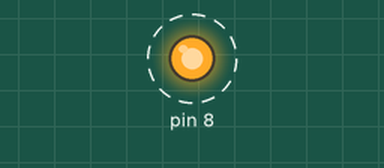
Simulated run of this sketch. Board: Arduino Uno, built with avr-gcc and run on an emulated ATmega328P. On the bench: output pins drawn as LEDs (lit = HIGH). Dashed ring = blinking.

Above: at 0.5 s.
Timing chart, 0 to 4.6 s (numbered marks = the images above):
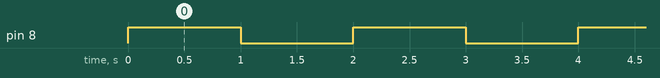

The sketch:

code1.ino
```cpp
void setup() {
  // Inizializza la comunicazione seriale a 9600 baud rate
  Serial.begin(9600);

  // Imposta il pin del LED come OUTPUT
  pinMode(8, OUTPUT);
}

void loop() {
  // Accende il LED
  digitalWrite(8, HIGH);
  delay(1000); // Attende un secondo

  // Spegne il LED
  digitalWrite(8, LOW);
  delay(1000); // Attende un secondo
}
```

Measured:
- by itself, pin 8: alternates HIGH for 1.0 s and LOW for 1.0 s
